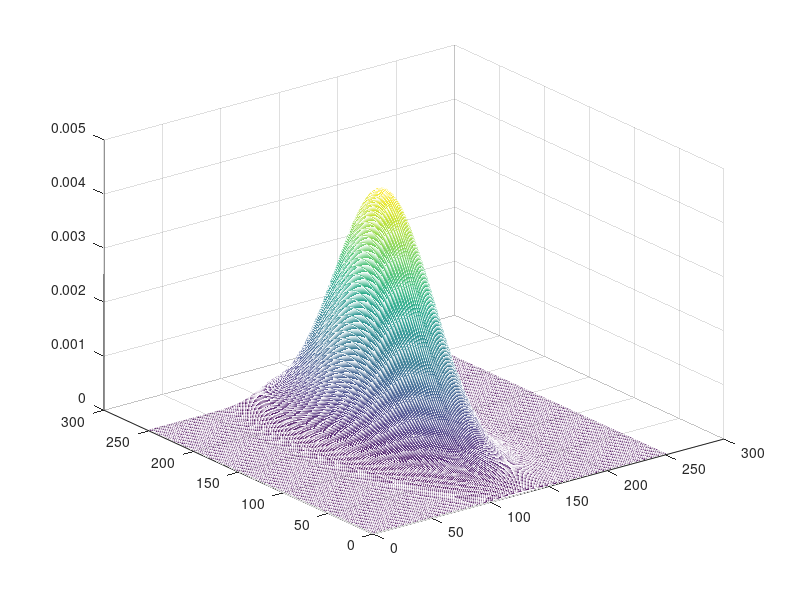

MATLAB code for this plot:
Data = [random('norm',4,7,30,1),random('norm',-2,4,30,1)];
X = -25:.2:25;
Y = -25:.2:25;

D = length(Data(1,:));
Mu = mean(Data);
Sigma = cov(Data);
P_Gaussian = zeros(length(X),length(Y));
for i=1:length(X)
   for j=1:length(Y)
       x = [X(i),Y(j)];
       P_Gaussian(i,j) = 1/((2*pi)^(D/2)*sqrt(det(Sigma)))...
                    *exp(-1/2*(x-Mu)*Sigma^-1*(x-Mu)');
   end
end

mesh(P_Gaussian)